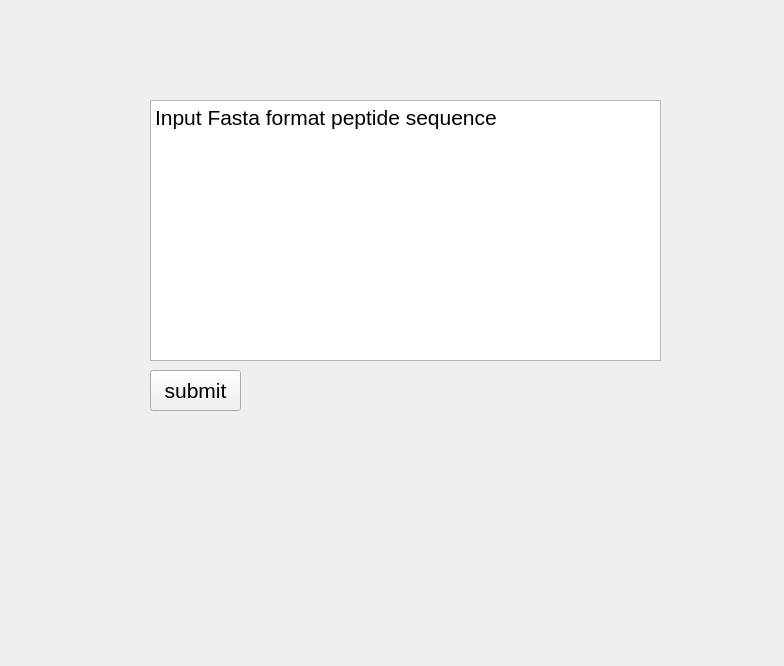
<?xml version="1.0" encoding="UTF-8"?>
<ui version="4.0">
 <class>Form</class>
 <widget class="QWidget" name="Form">
  <property name="geometry">
   <rect>
    <x>0</x>
    <y>0</y>
    <width>784</width>
    <height>666</height>
   </rect>
  </property>
  <property name="font">
   <font>
    <pointsize>16</pointsize>
   </font>
  </property>
  <property name="windowTitle">
   <string>Form</string>
  </property>
  <widget class="QPlainTextEdit" name="plainTextEdit">
   <property name="geometry">
    <rect>
     <x>150</x>
     <y>100</y>
     <width>511</width>
     <height>261</height>
    </rect>
   </property>
   <property name="plainText">
    <string>Input Fasta format peptide sequence</string>
   </property>
  </widget>
  <widget class="QPushButton" name="pushButton">
   <property name="geometry">
    <rect>
     <x>150</x>
     <y>370</y>
     <width>91</width>
     <height>41</height>
    </rect>
   </property>
   <property name="text">
    <string>submit</string>
   </property>
   <property name="iconSize">
    <size>
     <width>32</width>
     <height>32</height>
    </size>
   </property>
  </widget>
 </widget>
 <resources/>
 <connections/>
</ui>
